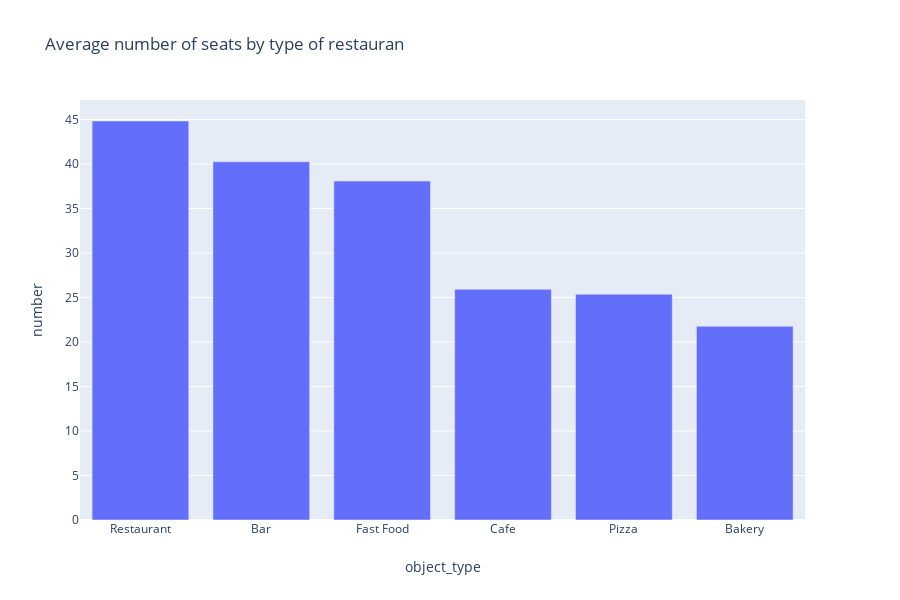

The code cell stored with this chart in its notebook:
### Code cell
fig = px.bar(type_seats, x='object_type', y='number', title='Average number of seats by type of restauran')
fig.show()

### Figure 1 — Plotly figure (JSON) as saved in the notebook; plotly's stock layout.template omitted (floating-point values rounded to 4 significant figures)
{"data": [{"alignmentgroup": "True", "hoverlabel": {"namelength": 0}, "hovertemplate": "object_type=%{x}<br>number=%{y}", "legendgroup": "", "marker": {"color": "#636efa"}, "name": "", "offsetgroup": "", "orientation": "v", "showlegend": false, "textposition": "auto", "type": "bar", "x": ["Restaurant", "Bar", "Fast Food", "Cafe", "Pizza", "Bakery"], "xaxis": "x", "y": [44.84, 40.26, 38.09, 25.92, 25.37, 21.77], "yaxis": "y"}], "layout": {"barmode": "relative", "height": 600, "legend": {"tracegroupgap": 0}, "title": {"text": "Average number of seats by type of restauran"}, "xaxis": {"anchor": "y", "domain": [0, 0.98], "title": {"text": "object_type"}}, "yaxis": {"anchor": "x", "domain": [0, 1], "title": {"text": "number"}}}}
